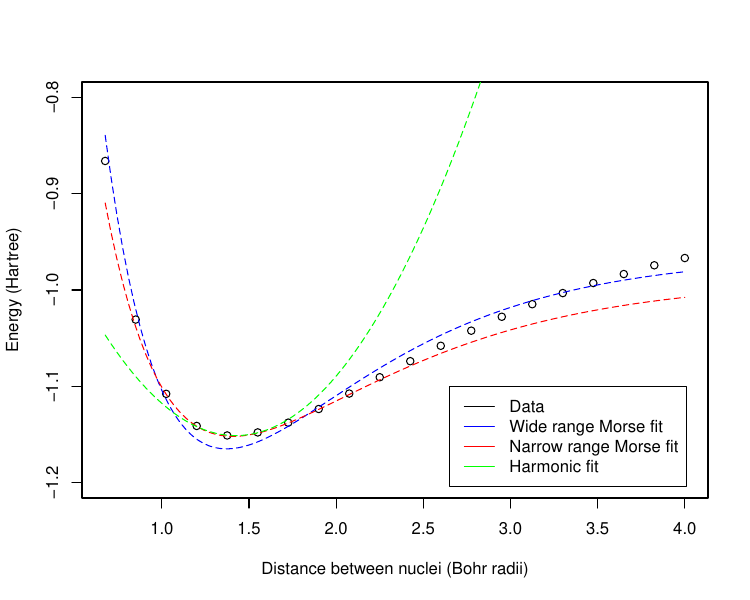

The script that saved this image:
library("Hmisc")

colors<- c( rgb(189,215,231,maxColorValue=555),
            rgb(189,215,231,maxColorValue=255),
            rgb(107,174,214,maxColorValue=555),
            rgb(107,174,214,maxColorValue=255),
            rgb(186,228,179,maxColorValue=555),
            rgb(186,228,179,maxColorValue=255))

energies <- read.table("./data.dat")

pdf(file="energy.pdf",height=6.0,width=7.5)

plot(energies$V1,energies$V2,ann=FALSE, ylim = c(-1.2,-0.8))
#errbar(energies$V1, energies$V2, energies$V2 + energies$V3, energies$V2 - energies$V3, ann=FALSE)
#lines(energies$V1,energies$V2 + energies$V3,col=colors[2])
#lines(energies$V1,energies$V2 - energies$V3,col=colors[2])
curve(0.2018*(1 - exp(-1.178*(x - 1.371)))^2 - 1.165, add = TRUE, col = "blue", lty=5, ann=FALSE)
curve(0.1633*(1 - exp(-1.087*(x - 1.408)))^2 - 1.152, add = TRUE, col = "red", lty=5, ann=FALSE)
curve(1/2*0.372453129147*(x-1.4239868277)**2-1.15121538293, add = TRUE, col = "green", lty=5, ann=FALSE)
#curve(0.173096419211*x^2 - 0.493225078702*x - 0.799972863613, add = TRUE, col = "green", lty=5, ann=FALSE)
title(xlab="Distance between nuclei (Bohr radii)",
        ylab="Energy (Hartree)")
legend(2.65,-1.1, # places a legend at the appropriate place
c("Data","Wide range Morse fit","Narrow range Morse fit","Harmonic fit"), # puts text in the legend
lty=c(1,1,1,1), # gives the legend appropriate symbols (lines)

lwd=c(1,1,1,1),col=c("black","blue","red","green"))


dev.off()
